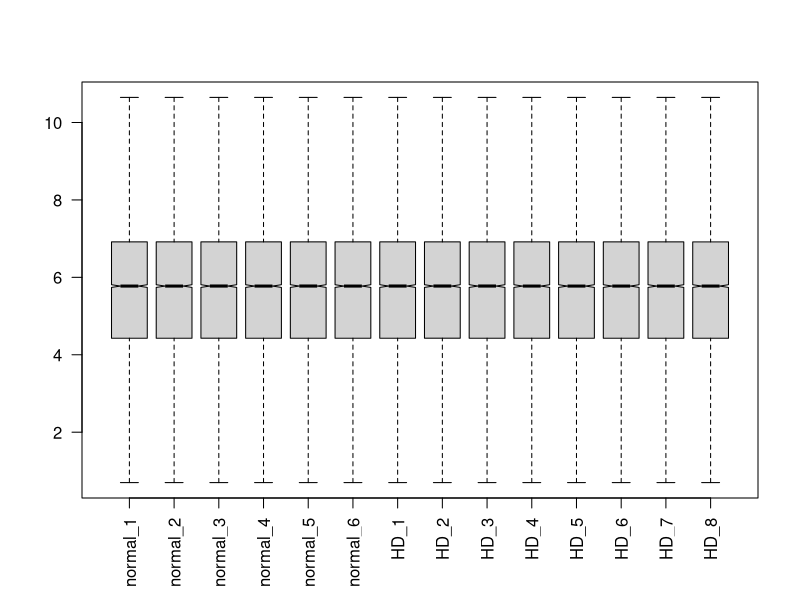
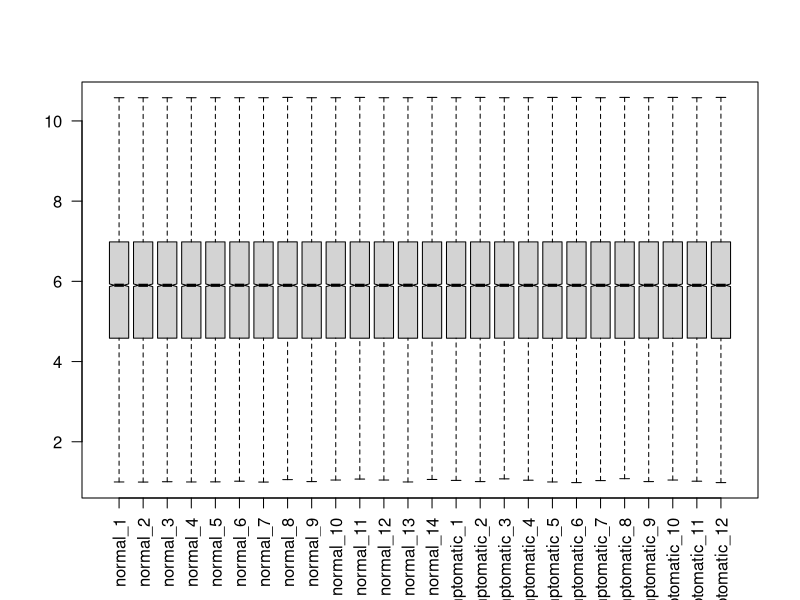
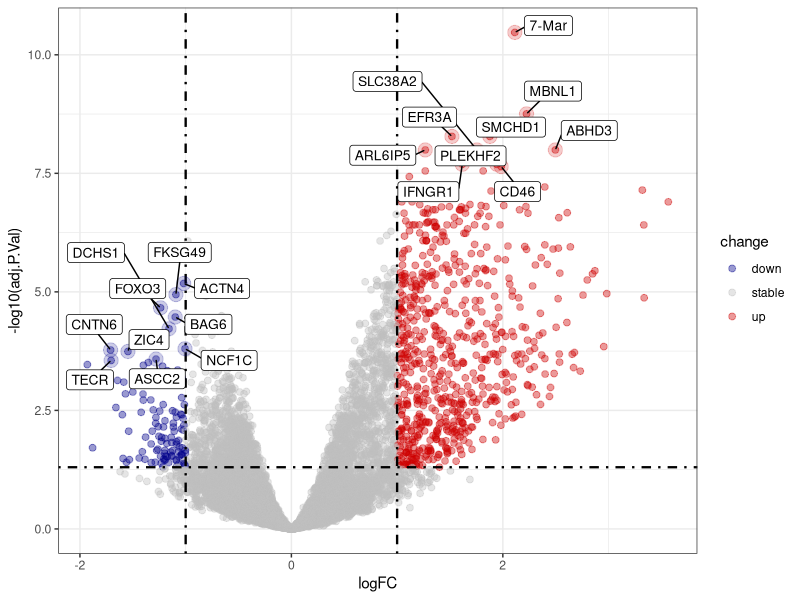

Write R code to recreate these figures, in order.
## DEG
library(limma)
library(ggrepel)
library(ggplot2)
library(dplyr)
data<-read.csv('GSE24250_exp.csv',row.names = NULL)
data<-data[!duplicated(data$X),]
rownames(data)<-data$X
data<-data[,-1]
data<-log2(data)
boxplot(data,outline=FALSE,notch=T,las=2)
group<-c(rep('Con',6),rep('HD',8))
group=factor(group,levels = c("Con","HD"))
design <- model.matrix(~0 + factor(group))
colnames(design) = levels(factor(group))
rownames(design) = colnames(data)
cont.matrix <- makeContrasts(HD - Con , levels = design)
fit<-lmFit(data,design)
fit2<-contrasts.fit(fit,cont.matrix)
fit2<-eBayes(fit2)
tempOutput <- topTable(fit2, coef = 1, n = Inf)
DEG_limma <- na.omit(tempOutput)
logFC = 1
P.Value = 0.05
k1 <- (DEG_limma$P.Value < P.Value) & (DEG_limma$logFC < -logFC)
k2 <- (DEG_limma$P.Value < P.Value) & (DEG_limma$logFC > logFC)
DEG_limma <- mutate(DEG_limma, change = ifelse(k1, "down", ifelse(k2, "up", "stable")))
table(DEG_limma$change)
p<-ggplot(data=DEG_limma,aes(x=logFC,y=-log10(P.Value)))+geom_point(alpha=0.4,size=2,aes(color=change))+ylab('-log10(Pvalue)')+scale_color_manual(values = c('blue4','grey','red3'))+geom_vline(xintercept = c(-logFC,logFC),lty=4,col='black',lwd=0.8)+geom_hline(yintercept = -log10(P.Value),lty=4,col='black',lwd=0.8)+theme_bw()
DEG_limma$ID<-rownames(DEG_limma)
up_data<-filter(DEG_limma,change=='up')%>%distinct(ID,.keep_all = TRUE)%>%top_n(10,-log10(P.Value))
down_data<-filter(DEG_limma,change=='down')%>%distinct(ID,.keep_all = TRUE)%>%top_n(10,-log10(P.Value))
p3<-p+geom_point(data=up_data,aes(x=logFC,y=-log10(P.Value)),color='red3',size=4.5,alpha=0.2)+geom_label_repel(data=up_data,aes(x=logFC,y=-log10(P.Value),label=ID),seed = 233,size=3.5,color='black',min.segment.length = 0,force=2,force_pull = 2,box.padding = 0.4,max.overlaps = Inf)+geom_point(data=down_data,aes(x=logFC,y=-log10(P.Value)),color='blue4',size=4.5,alpha=0.2)+geom_label_repel(data=down_data,aes(x=logFC,y=-log10(P.Value),label=ID),seed = 233,size=3.5,color='black',min.segment.length = 0,force=2,force_pull = 2,box.padding = 0.4,max.overlaps = Inf)
data<-read.csv('GSE1751_exp.csv',row.names = NULL)
data<-data[!duplicated(data$X),]
rownames(data)<-data$X
data<-data[,-1]
data<-log2(data)
boxplot(data,outline=FALSE,notch=T,las=2)
group<-c(rep('Con',14),rep('HD',12))
group=factor(group,levels = c("Con","HD"))
design <- model.matrix(~0 + factor(group))
colnames(design) = levels(factor(group))
rownames(design) = colnames(data)
cont.matrix <- makeContrasts(HD - Con , levels = design)
fit<-lmFit(data,design)
fit2<-contrasts.fit(fit,cont.matrix)
fit2<-eBayes(fit2)
tempOutput <- topTable(fit2, coef = 1, n = Inf)
DEG_limma <- na.omit(tempOutput)
logFC = 1
P.Value = 0.05
k1 <- (DEG_limma$adj.P.Val < P.Value) & (DEG_limma$logFC < -logFC)
k2 <- (DEG_limma$adj.P.Val < P.Value) & (DEG_limma$logFC > logFC)
DEG_limma <- mutate(DEG_limma, change = ifelse(k1, "down", ifelse(k2, "up", "stable")))
table(DEG_limma$change)
p<-ggplot(data=DEG_limma,aes(x=logFC,y=-log10(adj.P.Val)))+geom_point(alpha=0.4,size=2,aes(color=change))+ylab('-log10(adj.P.Val)')+scale_color_manual(values = c('blue4','grey','red3'))+geom_vline(xintercept = c(-logFC,logFC),lty=4,col='black',lwd=0.8)+geom_hline(yintercept = -log10(P.Value),lty=4,col='black',lwd=0.8)+theme_bw()
DEG_limma$ID<-rownames(DEG_limma)
up_data<-filter(DEG_limma,change=='up')%>%distinct(ID,.keep_all = TRUE)%>%top_n(10,-log10(adj.P.Val))
down_data<-filter(DEG_limma,change=='down')%>%distinct(ID,.keep_all = TRUE)%>%top_n(10,-log10(adj.P.Val))
p3<-p+geom_point(data=up_data,aes(x=logFC,y=-log10(adj.P.Val)),color='red3',size=4.5,alpha=0.2)+geom_label_repel(data=up_data,aes(x=logFC,y=-log10(adj.P.Val),label=ID),seed = 233,size=3.5,color='black',min.segment.length = 0,force=2,force_pull = 2,box.padding = 0.4,max.overlaps = Inf)+geom_point(data=down_data,aes(x=logFC,y=-log10(adj.P.Val)),color='blue4',size=4.5,alpha=0.2)+geom_label_repel(data=down_data,aes(x=logFC,y=-log10(adj.P.Val),label=ID),seed = 233,size=3.5,color='black',min.segment.length = 0,force=2,force_pull = 2,box.padding = 0.4,max.overlaps = Inf)
p3
